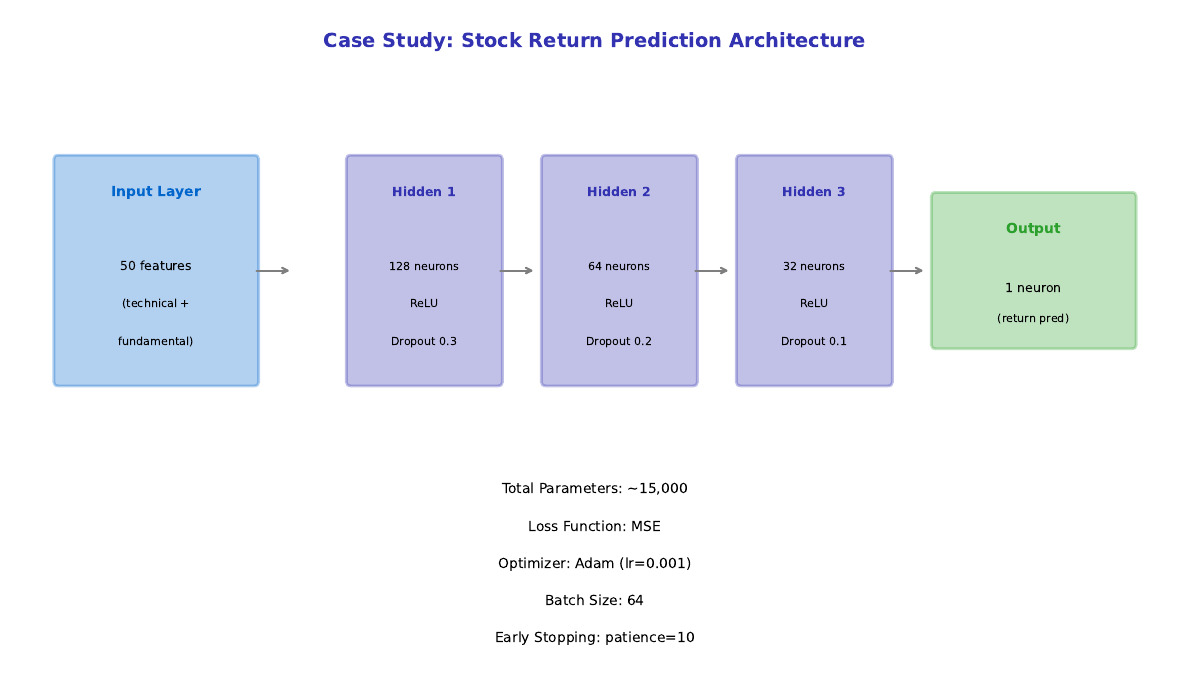

Write Python code to recreate this figure.
CHART_METADATA = {
    'title': 'Case Study Architecture',
    'url': 'https://github.com/QuantLet/neural-networks-introduction/tree/main/case_study_architecture'
}

import matplotlib.pyplot as plt
import matplotlib.patches as mpatches

mlpurple = '#3333B2'
mlblue = '#0066CC'
mlorange = '#FF7F0E'
mlgreen = '#2CA02C'
mlred = '#D62728'
mlgray = '#7F7F7F'

fig, ax = plt.subplots(1, 1, figsize=(12, 7))
ax.set_xlim(0, 12)
ax.set_ylim(0, 9)
ax.axis('off')

ax.text(6, 8.5, 'Case Study: Stock Return Prediction Architecture', fontsize=14, fontweight='bold', ha='center', color=mlpurple)

# Input layer
rect1 = mpatches.FancyBboxPatch((0.5, 4), 2, 3, boxstyle="round,pad=0.05",
                                facecolor=mlblue, alpha=0.3, edgecolor=mlblue, lw=2)
ax.add_patch(rect1)
ax.text(1.5, 6.5, 'Input Layer', fontsize=10, fontweight='bold', ha='center', color=mlblue)
ax.text(1.5, 5.5, '50 features', fontsize=9, ha='center')
ax.text(1.5, 5, '(technical +', fontsize=8, ha='center')
ax.text(1.5, 4.5, 'fundamental)', fontsize=8, ha='center')

# Hidden layers
for i, (x, neurons) in enumerate([(3.5, 128), (5.5, 64), (7.5, 32)]):
    rect = mpatches.FancyBboxPatch((x, 4), 1.5, 3, boxstyle="round,pad=0.05",
                                    facecolor=mlpurple, alpha=0.3, edgecolor=mlpurple, lw=2)
    ax.add_patch(rect)
    ax.text(x+0.75, 6.5, f'Hidden {i+1}', fontsize=9, fontweight='bold', ha='center', color=mlpurple)
    ax.text(x+0.75, 5.5, f'{neurons} neurons', fontsize=8, ha='center')
    ax.text(x+0.75, 5, 'ReLU', fontsize=8, ha='center')
    ax.text(x+0.75, 4.5, f'Dropout 0.{3-i}', fontsize=8, ha='center')

# Output layer
rect_out = mpatches.FancyBboxPatch((9.5, 4.5), 2, 2, boxstyle="round,pad=0.05",
                                    facecolor=mlgreen, alpha=0.3, edgecolor=mlgreen, lw=2)
ax.add_patch(rect_out)
ax.text(10.5, 6, 'Output', fontsize=10, fontweight='bold', ha='center', color=mlgreen)
ax.text(10.5, 5.2, '1 neuron', fontsize=9, ha='center')
ax.text(10.5, 4.8, '(return pred)', fontsize=8, ha='center')

# Arrows
arrow_x = [2.5, 5, 7, 9]
for x in arrow_x:
    ax.annotate('', xy=(x+0.4, 5.5), xytext=(x, 5.5), arrowprops=dict(arrowstyle='->', color=mlgray, lw=1.5))

# Architecture details
details = [
    'Total Parameters: ~15,000',
    'Loss Function: MSE',
    'Optimizer: Adam (lr=0.001)',
    'Batch Size: 64',
    'Early Stopping: patience=10',
]
for i, d in enumerate(details):
    ax.text(6, 2.5 - i*0.5, d, ha='center', fontsize=10)

plt.tight_layout()
plt.savefig('case_study_architecture.pdf', bbox_inches='tight', dpi=300)
plt.savefig('case_study_architecture.png', bbox_inches='tight', dpi=300)
plt.close()
print("Generated: case_study_architecture.pdf")
